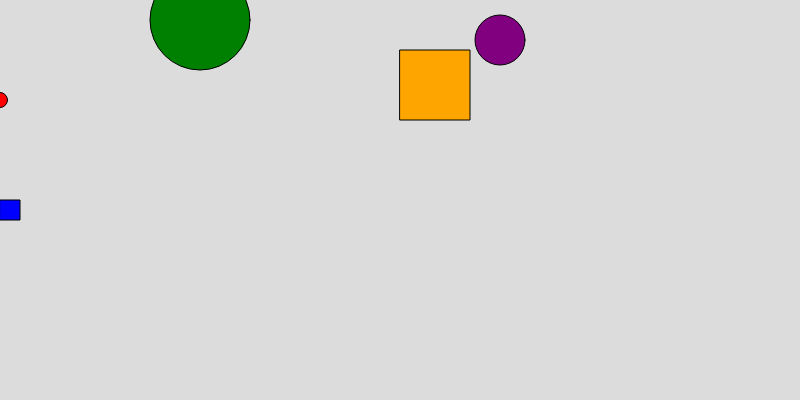
Frame 1 (no input)
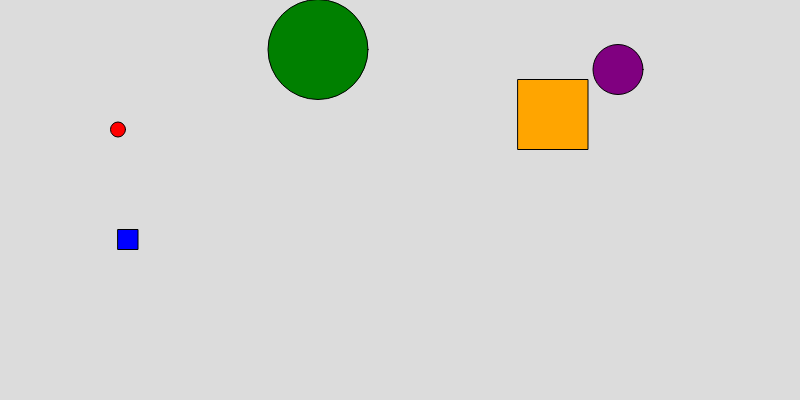
Frame 60 (no input)
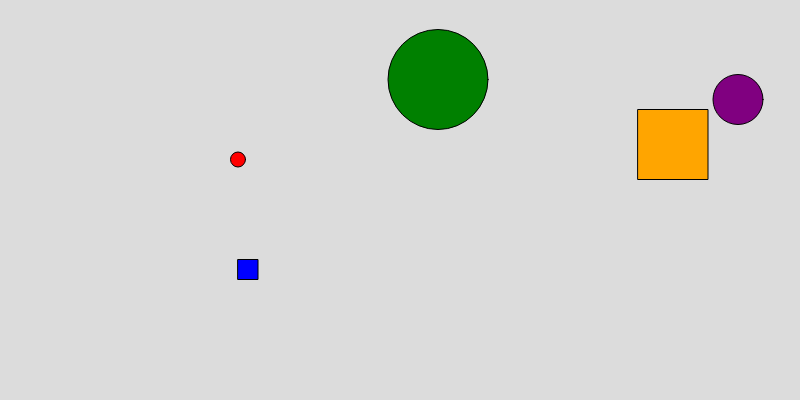
Frame 120 (the mouse pressed at the canvas centre since frame 60)

The p5.js sketch that drew these frames (run headless with seeded random() and noise() and a simulated clock; from frame 60 on, the mouse is pressed at the canvas centre):

// p5.js sketch
// ── sketch.js
//create a variable to hold one ball
let b;
let anotherBall;
let thirdBall;
let s;
let r;

function setup() {
  createCanvas(800, 400);
  s = new square(0,200,20,"blue")
  b = new Ball(0, 100,15,"red"); //make a new ball from the Ball class and call it b.
  anotherBall = new Ball(200,20,100,"green");
  thirdBall = new Ball(500,40,50,"purple");
  r = new square (400,50,70, "orange");
}


function draw(){
	background(220);
    b.drawBall(); //draw the ball called b (go look in the Ball class for the drawBall function)
    b.moveBall(); //move the ball called b (go look in the Ball class for the moveBall function)
    thirdBall.drawBall();
    thirdBall.moveBall();
    anotherBall.drawBall();
    anotherBall.moveBall();
    s.drawsquare();
    s.movesquare();
    r.drawsquare();
    r.movesquare();

}


//ball class from which to create new balls with similar properties.
class Ball {

	constructor(x,y,size,color){ //every ball needs an x value and a y value
		    this.x = x;
    		this.y = y;
        this.color= color;
        this.size=size;
	}
	drawBall(){  // draw a ball on the screen at x,y
    		stroke(0);
    		fill(this.color);
		    ellipse(this.x,this.y,this.size,this.size);
	}
	moveBall(){ //update the location of the ball, so it moves across the screen
		this.x = this.x+2;
		this.y = this.y+.5;
	}
}
class square {

	constructor(x,y,size,color){ //every ball needs an x value and a y value
		    this.x = x;
    		this.y = y;
        this.color= color;
        this.size=size;
	}
	drawsquare(){  // draw a ball on the screen at x,y
    		stroke(0);
    		fill(this.color);
		    rect(this.x,this.y,this.size,this.size);
	}
	movesquare(){ //update the location of the ball, so it moves across the screen
		this.x = this.x+2;
		this.y = this.y+.5;
	}
}
